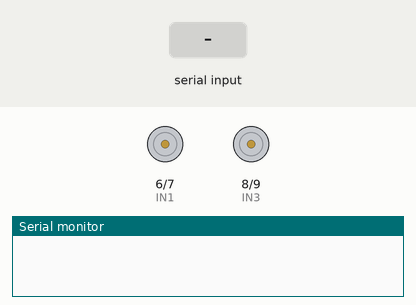
A sketch run on a simulated Arduino Uno, built with avr-gcc and run on an emulated ATmega328P. Parts: motor-driver pin pairs drawn as motors (green arrow = first pin HIGH = forward, orange = second pin HIGH = backward, longer = more drive, scaled by the enable pin), the last lines printed to the serial monitor. Inputs (shaded band) come from the test bench.

Above: at 1.2 s.
1.3 s: "X" received over the second serial link
At 2.1 s:
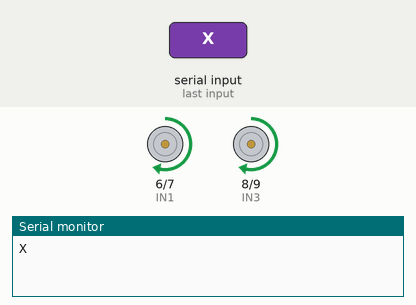
4.3 s: "B" received over the second serial link
7.3 s: "R" received over the second serial link
At 8.2 s:
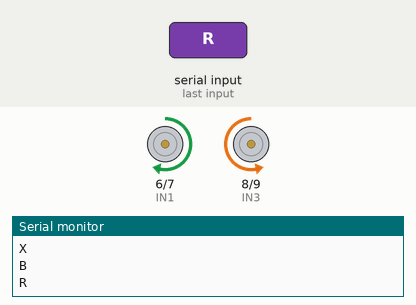
8.8 s: "I" received over the second serial link
At 9.3 s:
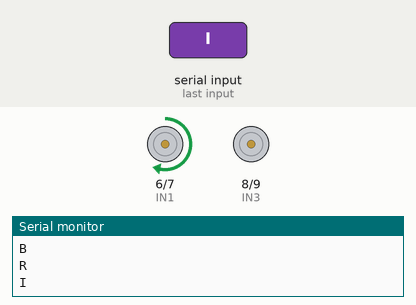
10.3 s: "G" received over the second serial link
At 11.5 s:
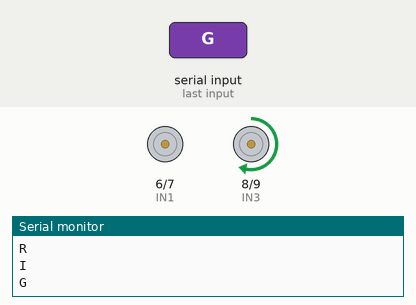
11.8 s: "J" received over the second serial link
At 12.8 s:
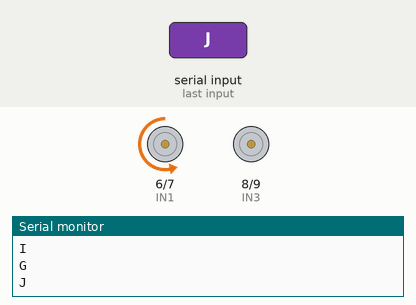
Timing chart, 0 to 14.3 s (numbered marks = the images above; inputs shaded):
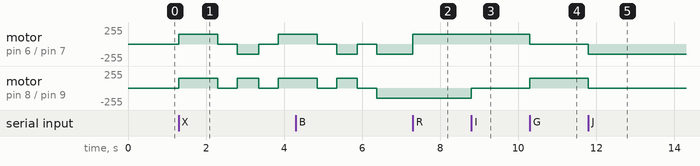

The sketch:

code_Dieu_khien_robot_Bluetooth_V1.ino
```cpp
#include "SoftwareSerial.h"
SoftwareSerial HC05 (4, 3); //TX, RX
int ENA = 5;
int IN1 = 6;
int IN2 = 7;
int IN3 = 8;
int IN4 = 9;
int ENB = 10;

char dieu_khien;
int Speed = 150;

void setup() {
  HC05.begin(9600);
  Serial.begin(9600);
  pinMode(IN1, OUTPUT);
  pinMode(IN2, OUTPUT);
  pinMode(IN3, OUTPUT);
  pinMode(IN4, OUTPUT);
  pinMode(ENA, OUTPUT);
  pinMode(ENB, OUTPUT);

  analogWrite(ENA, Speed);
  analogWrite(ENB, Speed);
}

void loop()
{
  if (HC05.available() > 0)
  {
    dieu_khien = HC05.read();
    Serial.println(dieu_khien);
    switch (dieu_khien)
    {
      case 'F':
        tien();
        break;
      case 'B':
        lui();
        break;
      case 'L':
        trai();
        break;
      case 'R':
        phai();
        break;
      case 'I':
        tien_phai();
        break;
      case 'G':
        tien_trai();
        break;
      case 'J':
        lui_phai();
        break;
      case 'H':
        lui_trai();
        break;
      case 'S':
        Stop();
        break;
      case 'X':
        diHinhVuong();
        break;
    }
  }
}


void tien() {
  digitalWrite(IN1, HIGH);
  digitalWrite(IN2, LOW);
  digitalWrite(IN3, HIGH);
  digitalWrite(IN4, LOW);
}

void lui() {
  digitalWrite(IN1, LOW);
  digitalWrite(IN2, HIGH);
  digitalWrite(IN3, LOW);
  digitalWrite(IN4, HIGH);
}

void phai() {
  digitalWrite(IN1, HIGH);
  digitalWrite(IN2, LOW);
  digitalWrite(IN3, LOW);
  digitalWrite(IN4, HIGH);
}

void trai() {
  digitalWrite(IN1, LOW);
  digitalWrite(IN2, HIGH);
  digitalWrite(IN3, HIGH);
  digitalWrite(IN4, LOW);
}
void tien_trai() {
  digitalWrite(IN1, LOW);
  digitalWrite(IN2, LOW);
  digitalWrite(IN3, HIGH);
  digitalWrite(IN4, LOW);

}
void tien_phai() {
  digitalWrite(IN1, HIGH);
  digitalWrite(IN2, LOW);
  digitalWrite(IN3, LOW);
  digitalWrite(IN4, LOW);

}
void lui_phai() {
  digitalWrite(IN1, LOW);
  digitalWrite(IN2, HIGH);
  digitalWrite(IN3, LOW);
  digitalWrite(IN4, LOW);

}
void lui_trai() {
  digitalWrite(IN1, LOW);
  digitalWrite(IN2, LOW);
  digitalWrite(IN3, LOW);
  digitalWrite(IN4, HIGH);
}
void Stop() {
  digitalWrite(IN1, LOW);
  digitalWrite(IN2, LOW);
  digitalWrite(IN3, LOW);
  digitalWrite(IN4, LOW);
}

void diHinhVuong() {
    tien();
    delay(1000);
    Stop();
    delay(500);
    trai();
    delay(550);
    Stop();
    delay(500);
    tien();
    delay(1000);
    Stop();
    delay(500);
    trai();
    delay(530);
    Stop();
    delay(500);
}
```

Measured:
- after the input at 7.3 s, motor on pin 6 (IN1) / pin 7 (IN2): backward 150/255 → forward 150/255 at once
- after the input at 8.8 s, motor on pin 8 (IN3) / pin 9 (IN4): backward 150/255 → stopped at once
- after the input at 10.3 s, motor on pin 6 (IN1) / pin 7 (IN2): forward 150/255 → stopped at once; motor on pin 8 (IN3) / pin 9 (IN4): stopped → forward 150/255 at once
- after the input at 11.8 s, motor on pin 6 (IN1) / pin 7 (IN2): stopped → backward 150/255 at once; motor on pin 8 (IN3) / pin 9 (IN4): forward 150/255 → stopped at once
